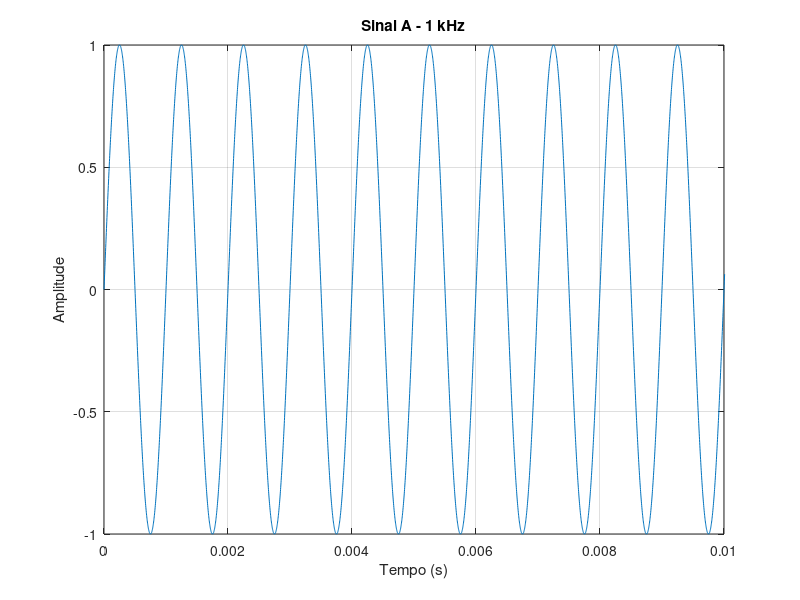
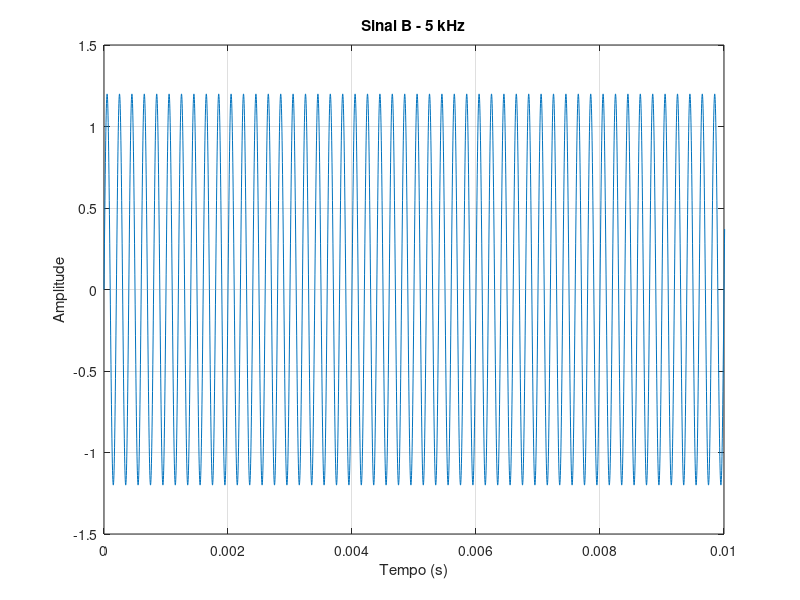
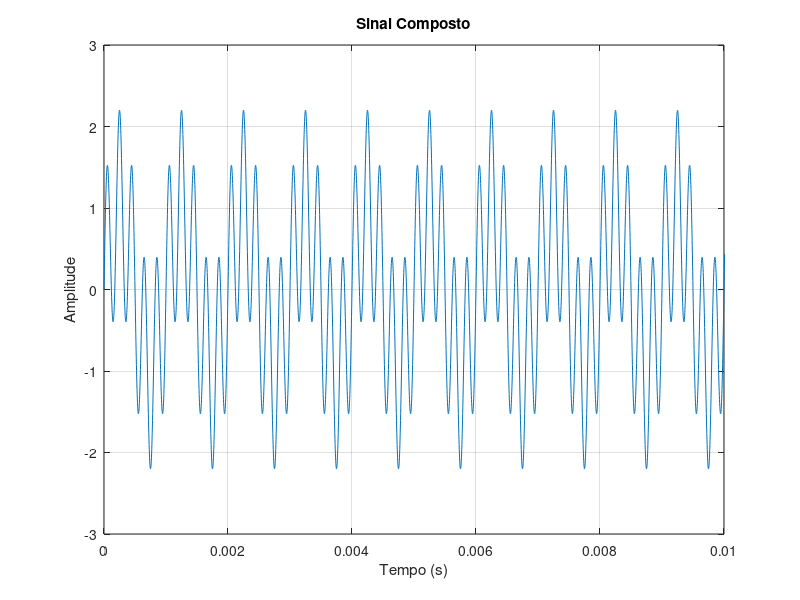
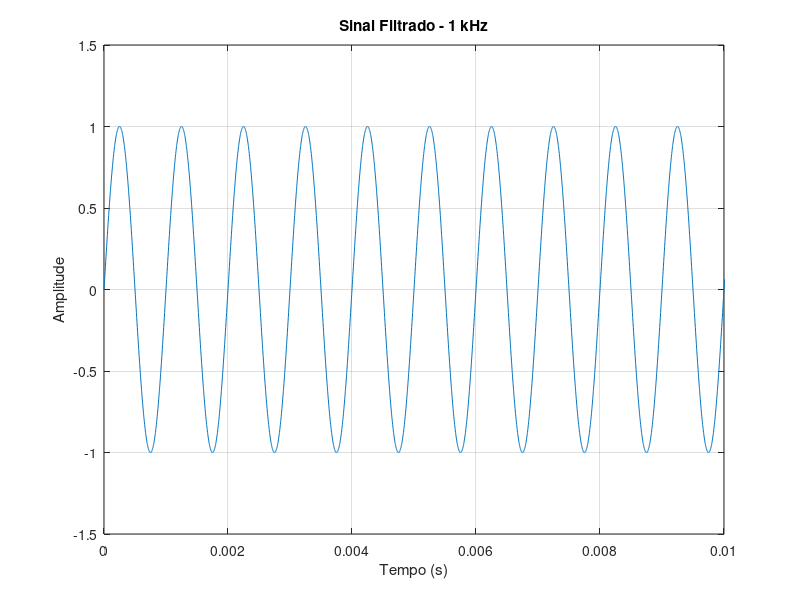

The MATLAB script that drew these images, in order:
clear;
clc;
close all;

pkg load signal;

% ============================================================
% 1. FREQUÊNCIAS E PARÂMETROS DO SINAL
% ============================================================
f1 = 1e3;                   % Senoide desejada = 1 kHz
f2 = 5e3;                   % Segunda senoide = 5 kHz
A1 = 1.0;                   % Amplitude da senoide 1
A2 = 1.2;                   % Amplitude da senoide 2

% ============================================================
% 2. SIMULAÇÃO DO SINAL ANALÓGICO
% ============================================================
fAnalog = 400e3;               % Frequência usada para simular o analógico
Ta = 1/fAnalog;             % Período da simulação analógica
tempoTotal = 1;             % Tempo total da simulação
t = 0:Ta:tempoTotal-Ta;
nPAnalog = length(t);

% ============================================================
% 3. FREQUÊNCIA DE AMOSTRAGEM
% ============================================================
fs = 10e3;                  % Frequência de amostragem
Ts = 1/fs;                  % Período de amostragem
fNyquist = fs/2;
fCorte = 2e3;

% ============================================================
% 4. SENOIDE A
% ============================================================
sinalA = A1*sin(2*pi*f1*t);

figure('Name', 'Sinal A - 1 kHz', 'NumberTitle', 'off');
plot(t, sinalA);
grid on;
xlabel('Tempo (s)');
ylabel('Amplitude');
title('Sinal A - 1 kHz');
xlim([0 0.01]);

% ============================================================
% 5. SENOIDE B
% ============================================================
sinalB = A2*sin(2*pi*f2*t);

figure('Name', 'Sinal B - 5 kHz', 'NumberTitle', 'off');
plot(t, sinalB);
grid on;
xlabel('Tempo (s)');
ylabel('Amplitude');
title('Sinal B - 5 kHz');
xlim([0 0.01]);

% ============================================================
% 6. SINAL COMPOSTO
% ============================================================
sinalComposto = sinalA + sinalB;

figure('Name', 'Sinal Composto', 'NumberTitle', 'off');
plot(t, sinalComposto);
grid on;
xlabel('Tempo (s)');
ylabel('Amplitude');
title('Sinal Composto');
xlim([0 0.01]);

% ============================================================
% 7. FILTRO IDEAL PASSA-BAIXA
% ============================================================
filtroIdeal = zeros(1, nPAnalog);
for i = 1:nPAnalog
    fAtual = (i - 1) * (fAnalog / nPAnalog);
    if fAtual <= fCorte || fAtual >= (fAnalog - fCorte)
        filtroIdeal(i) = 1;
    else
        filtroIdeal(i) = 0;
    end
end

% ============================================================
% 8. SINAL FILTRADO
% ============================================================
sinalCompostoFFT = fft(sinalComposto);
sinalFiltradoFFT = sinalCompostoFFT .* filtroIdeal;
sinalFiltrado = real(ifft(sinalFiltradoFFT));

figure('Name', 'Sinal Filtrado - 1 kHz', 'NumberTitle', 'off');
plot(t, sinalFiltrado);
grid on;
xlabel('Tempo (s)');
ylabel('Amplitude');
title('Sinal Filtrado - 1 kHz');
xlim([0 0.01]);

% ============================================================
% 9. TREM DE IMPULSOS - AMOSTRAGEM IDEAL
% ============================================================
kPasso = round(Ts/Ta);
tremImpulsos = zeros(1, nPAnalog);
tremImpulsos(1:kPasso:end) = 1/Ta;

figure('Name', 'Trem de Impulsos', 'NumberTitle', 'off');
stem(t, tremImpulsos*Ta);
grid on;
xlabel('Tempo (s)');
ylabel('Amplitude');
title('Trem de Impulsos');
xlim([0 0.01]);

% ============================================================
% 10. AMOSTRAGEM IDEAL
% ============================================================
sinalAmostradoIdeal = sinalFiltrado .* (tremImpulsos*Ta);

figure('Name', 'Amostragem Ideal', 'NumberTitle', 'off');
stem(t, sinalAmostradoIdeal);
grid on;
xlabel('Tempo (s)');
ylabel('Amplitude');
title('Amostragem Ideal');
xlim([0 0.01]);

% ============================================================
% 11. ESPECTRO DO SINAL FILTRADO
% ============================================================
f = (-nPAnalog/2 : nPAnalog/2 - 1) * (fAnalog/nPAnalog);
sinalFiltradoFFT = fftshift(fft(sinalFiltrado)) / nPAnalog;

figure('Name', 'Espectro do Sinal Filtrado', 'NumberTitle', 'off');
stem(f, abs(sinalFiltradoFFT));
grid on;
xlabel('Frequência (Hz)');
ylabel('Magnitude');
title('Espectro do Sinal Filtrado');
xlim([-5000 5000]);
xticks(-5000:1000:5000);

% ============================================================
% 12. ESPECTRO DO TREM DE IMPULSOS
% ============================================================
tremImpulsosFFT = fftshift(fft(tremImpulsos)) / nPAnalog;

figure('Name', 'Espectro do Trem de Impulsos', 'NumberTitle', 'off');
stem(f, abs(tremImpulsosFFT));
grid on;
xlabel('Frequência (Hz)');
ylabel('Magnitude');
title('Espectro do Trem de Impulsos');
xlim([-20000 20000]);
xticks(-20000:5000:20000);

% ============================================================
% 13. ESPECTRO DA AMOSTRAGEM IDEAL
% ============================================================
sinalAmostradoIdealFFT = fftshift(fft(sinalAmostradoIdeal)) / nPAnalog;

figure('Name', 'Espectro da Amostragem Ideal', 'NumberTitle', 'off');
stem(f, abs(sinalAmostradoIdealFFT));
grid on;
xlabel('Frequência (Hz)');
ylabel('Magnitude');
title('Espectro da Amostragem Ideal');
xlim([-35000 35000]);
xticks(-30000:5000:30000);

% ============================================================
% ============================================================
%                  FLAT-TOP
% ============================================================
% ============================================================

% ============================================================
% 14. LARGURA DO TOPO PLANO
% ============================================================
d = Ts/3;
numPontosPulso = round(d/Ta);
dReal = numPontosPulso * Ta;

fprintf('\n========================================\n');
fprintf('PARAMETROS DA AMOSTRAGEM FLAT-TOP\n');
fprintf('========================================\n');
fprintf('fs = %.2f Hz\n', fs);
fprintf('Ts = %.6e s\n', Ts);
fprintf('d ideal = %.6e s\n', d);
fprintf('d real  = %.6e s\n', dReal);
fprintf('Pontos por periodo Ts = %d\n', kPasso);
fprintf('Pontos do pulso = %d\n', numPontosPulso);
fprintf('Duty Cycle real = %.2f %%\n', 100*dReal/Ts);

% ============================================================
% 15. OBTENDO AS AMOSTRAS
% ============================================================
amostras = sinalFiltrado(1:kPasso:end);

% ============================================================
% 16. CONSTRUÇÃO DO PULSO RETANGULAR
% ============================================================
pulsoFlatTop = [ones(1, numPontosPulso), zeros(1, kPasso - numPontosPulso)];

% ============================================================
% 17. CONSTRUÇÃO DO SINAL FLAT-TOP
% ============================================================
sinalAmostradoFlatTop = kron(amostras, pulsoFlatTop);
sinalAmostradoFlatTop = sinalAmostradoFlatTop(1:nPAnalog);

% ============================================================
% 18. GRÁFICO DO FLAT-TOP
% ============================================================
figure('Name', 'Amostragem Flat-Top (Tempo)', 'NumberTitle', 'off');
plot(t, sinalFiltrado, 'b--', 'LineWidth', 1);
hold on;
stairs(t, sinalAmostradoFlatTop, 'r', 'LineWidth', 1.5);
grid on;
xlabel('Tempo (s)');
ylabel('Amplitude');
title('Amostragem Flat-Top');
legend('Sinal Filtrado', 'Flat-Top');
xlim([0 0.01]);

% ============================================================
% 19. MOSTRAR AS AMOSTRAS NUMERICAMENTE NO GRÁFICO
% ============================================================
temposAmostra = t(1:kPasso:end);
numMostrar = min(10, length(amostras));
for i = 1:numMostrar
    if amostras(i) >= 0
        deslocamento = 0.15;
    else
        deslocamento = -0.15;
    end
    text(temposAmostra(i), amostras(i) + deslocamento, ...
         sprintf('%.2f', amostras(i)), ...
         'HorizontalAlignment', 'center', ...
         'FontSize', 8, ...
         'FontWeight', 'bold');
end

% ============================================================
% 20. ESPECTRO DO SINAL FLAT-TOP
% ============================================================
sinalAmostradoFlatTopFFT = fftshift(fft(sinalAmostradoFlatTop)) / nPAnalog;

figure('Name', 'Espectro do Sinal Flat-Top', 'NumberTitle', 'off');
% Utilização de 'plot' em vez de 'stem' para evitar o preenchimento do eixo zero
plot(f, imag(sinalAmostradoFlatTopFFT), 'b');
grid on;
xlabel('Frequência (Hz)');
ylabel('Magnitude');
title('Espectro do Sinal Flat-Top');
xlim([-35000 35000]);
xticks(-30000:5000:30000);
% ============================================================
% 21. MAGNITUDE DO SINAL FLAT-TOP E RÉPLICAS (COM VALORES)
% ============================================================
figure('Name', 'Analise do Efeito de Abertura', 'NumberTitle', 'off');

espectroMag = abs(sinalAmostradoFlatTopFFT);
stem(f, espectroMag, 'r');
hold on;

f_sinc = f;
f_sinc(f_sinc == 0) = 1e-10; % Evita divisão por zero
envolventeSinc = abs(sin(pi * f_sinc * dReal) ./ (pi * f_sinc * dReal));

amplitudeMaxima = max(espectroMag);
envolventeSinc = envolventeSinc * amplitudeMaxima;
plot(f, envolventeSinc, 'k--', 'LineWidth', 1.5);

limiar = amplitudeMaxima * 0.05;
for i = 2:length(espectroMag)-1
    if espectroMag(i) > limiar && espectroMag(i) > espectroMag(i-1) && espectroMag(i) > espectroMag(i+1)
        deslocamento = amplitudeMaxima * 0.08;
        text(f(i), espectroMag(i) + deslocamento, ...
             sprintf('%.3f', espectroMag(i)), ...
             'HorizontalAlignment', 'center', ...
             'FontSize', 9, ...
             'FontWeight', 'bold', ...
             'Color', 'b');
    end
end

grid on;
xlabel('Frequência (Hz)');
ylabel('Magnitude');
title('Efeito de Abertura: Réplicas Flat-Top limitadas pela Envolvente Sinc');
xlim([-35000 35000]);
xticks(-30000:5000:30000);
ylim([0 amplitudeMaxima * 1.2]);
legend('Réplicas Flat-Top', 'Envolvente Sinc', 'Location', 'northeast');

% ============================================================
% 23. INFORMAÇÕES DAS AMOSTRAS NO CONSOLE
% ============================================================
fprintf('\n========================================\n');
fprintf('PRIMEIRAS AMOSTRAS\n');
fprintf('========================================\n');
for i = 1:numMostrar
    fprintf('n = %d | t = %.6f ms | x[n] = %.4f\n', ...
            i-1, temposAmostra(i)*1000, amostras(i));
end
fprintf('\n========================================\n');
fprintf('FIM DA SIMULACAO\n');
fprintf('========================================\n');
